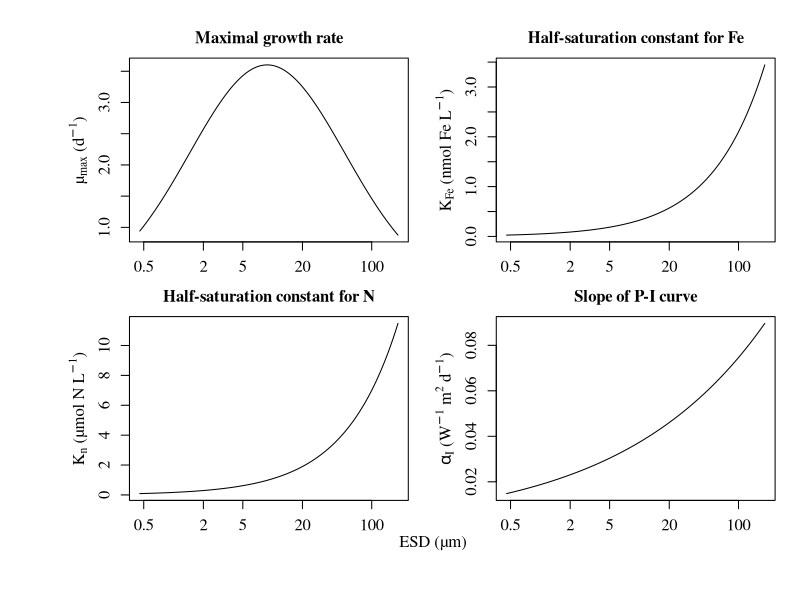

Write R code to recreate this figure.
#Plot parameter scaling relationships:
setwd('~/Working/FlexEFT1D/Rscripts')
PMU <- seq(-3, 15, 0.01)

mumax <- function(x, mu0, a, b)mu0*exp(a*x+b*x**2)
Kn    <- function(x, K0,  a)    K0*exp(a*x)

pdf('Scaling.pdf', width = 6, height = 6)
op <- par(font.lab = 1,
            family ="serif", cex.axis=1.2, cex.lab=1.2,
            mar    = c(2,3.8,2.5,1.5),
            mgp    = c(2.3,1,0),
            mfcol  = c(2,2),
            oma    = c(4,4,1,0)) 

ESD <- c(0.5, 2,  5,  20, 100)
PMU_<- log(pi/6*ESD**3)
plot(PMU, mumax(PMU, 2, 0.2, -0.017),  type = 'l',  main = 'Maximal growth rate',
     xaxt='n',
     xlab='',
     ylab=expression(paste(µ[max]*' ('*d^-1*')')) )
axis(1, at=PMU_, labels=as.character(ESD))

plot(PMU, Kn(PMU, 0.2, 0.27), type = 'l', main = 'Half-saturation constant for N',
     xaxt='n',
     xlab='',
     ylab=expression(paste(K[n]*' (µmol N '*L^-1*')')) )
axis(1, at=PMU_, labels=as.character(ESD))

plot(PMU, Kn(PMU, 0.06, 0.27), type = 'l',
     main='Half-saturation constant for Fe',
     xaxt='n',
     xlab='',
     ylab=expression(paste(K[Fe]*' (nmol Fe '*L^-1*')')) )
axis(1, at=PMU_, labels=as.character(ESD))

plot(PMU, Kn(PMU, 0.02, 0.1), type = 'l', main = 'Slope of P-I curve',
     xaxt='n',
     xlab='',
     ylab=expression(paste(alpha[I]*' ('*W^-1*' '* m^2 *' '*d^-1*')'))) 
axis(1, at=PMU_, labels=as.character(ESD))
XLAB <- 'ESD (µm)'
mtext(XLAB, side=1, outer=T)
dev.off()
